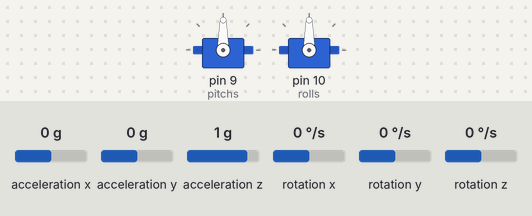
The sketch below on a simulated Arduino Uno, built with avr-gcc and run on an emulated ATmega328P. Parts: 2 × servo. The inputs (shaded band) are chosen by the test bench; at power-on: acceleration x 0 g, acceleration y 0 g, rotation z 0 °/s, acceleration z 1 g, rotation x 0 °/s, rotation y 0 °/s. What the sketch prints to the serial monitor is not drawn.

Above: at 3.2 s.
3.3 s: acceleration x set to -1.4 g
At 6.8 s:
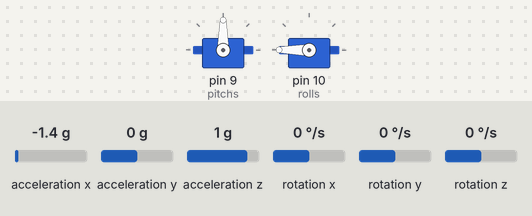
7.5 s: acceleration y set to -1.4 g
At 11.2 s:
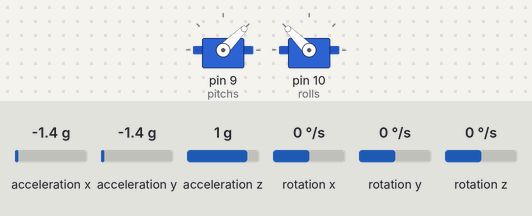
11.5 s: rotation z set to -100 °/s
At 14.5 s:
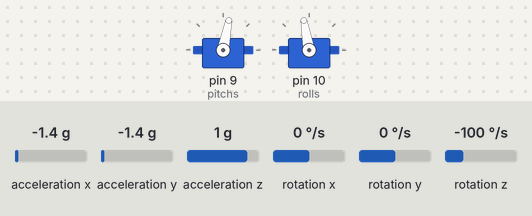
17.4 s: rotation z set to 100 °/s
23.3 s: acceleration x set to -0.8 g
Timing chart, 0 to 30.2 s (numbered marks = the images above; inputs shaded):
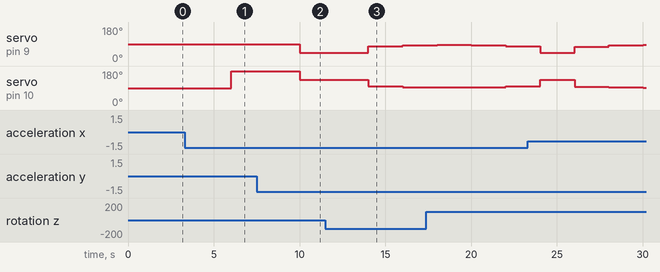

The sketch:

uartwithmpu.ino
```cpp
// (licence header left out)
#include "Wire.h"
#include <MPU6050_light.h>
#include <Servo.h>
Servo pitchs;
Servo rolls;
float X,Y,Z,pitch,roll, yaw;
#include <SoftwareSerial.h>
int a0,b0,a,b;
String message ;
SoftwareSerial uart(3, 2);
MPU6050 mpu(Wire);
unsigned long timer = 0;

void setup() {
  Serial.begin(115200);
  uart.begin(115200);
  Wire.begin();

  byte status = mpu.begin();
  Serial.print(F("MPU6050 status: "));
  Serial.println(status);
  while(status!=0){ } // stop everything if could not connect to MPU6050

  Serial.println(F("Calculating offsets, do not move MPU6050"));
  delay(1000);
  // mpu.upsideDownMounting = true; // uncomment this line if the MPU6050 is mounted upside-down
  mpu.calcOffsets(); // gyro and accelero
  Serial.println("Done!\n");
  pitchs.attach(9);
  rolls.attach(10);
}

void loop() {
  mpu.update();
  String message = uart.readStringUntil('\n');


  if((millis()-timer)>1000){ // print data every 10ms
  Serial.print("X : ");
  X = mpu.getAngleX();
  Y = mpu.getAngleY();
  Z = mpu.getAngleZ();
  String message = uart.readStringUntil('\n');

  pitch = 180 * atan2(X, sqrt(Y*Y + Z*Z))/PI; // calculate the pitch angle
  pitch = pitch +90; // here 90 is to make the pitch from 0 to 180 insted of -90 to 90 for servo
  pitch = pitch + b; // set the angle accordingly your elevation here b is elevaion

  roll = 180 * atan2(Y, sqrt(X*X + Z*Z))/PI;
  roll = roll + 90; // here 90 is to make the pitch from 0 to 180 insted of -90 to 90 for servo
  roll = roll + a; // here a is azimuth
  pitchs.write(pitch);
  rolls.write(roll);
  Serial.println();
  Serial.print(pitch);
  Serial.print(roll);

//  roll = atan2(-accelerometer[1],accelerometer[2]);

  timer = millis();
  }
}
```

Measured:
- after the input at 3.3 s, servo on pin 10 (rolls): 90° → 180° after 2.7 s
- after the input at 7.5 s, servo on pin 9 (pitchs): 90° → 45° after 2.5 s; servo on pin 10 (rolls): 180° → 135° after 2.5 s
- after the input at 11.5 s, servo on pin 9 (pitchs): 45° → 79° after 2.5 s, → 84° 2.0 s later; servo on pin 10 (rolls): 135° → 100° after 2.5 s, → 95° 2.0 s later
